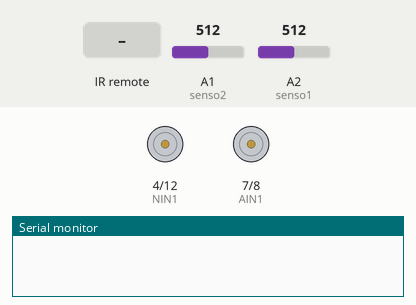
The sketch below on a simulated Arduino Uno, built with avr-gcc and run on an emulated ATmega328P. Shown: motor-driver pin pairs drawn as motors (green arrow = first pin HIGH = forward, orange = second pin HIGH = backward, longer = more drive), the last lines printed to the serial monitor. The test bench sets the inputs (shaded band); at power-on: A1 (senso2) = 512, A2 (senso1) = 512.

Above: at 1.2 s.
1.3 s: infrared code 0x41BED02F received
At 1.6 s:
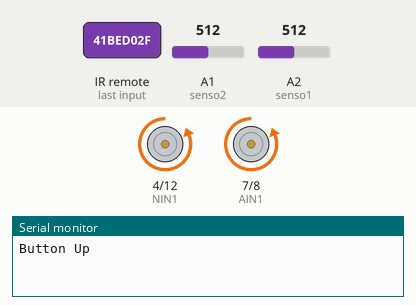
2.8 s: infrared code 0x41BE609F received
At 4.0 s:
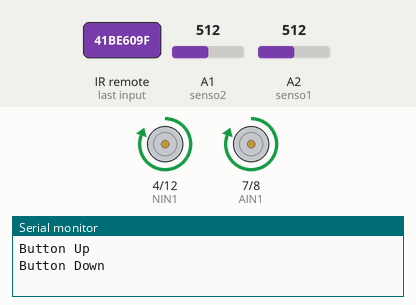
4.3 s: infrared code 0x41BEB04F received
At 5.3 s:
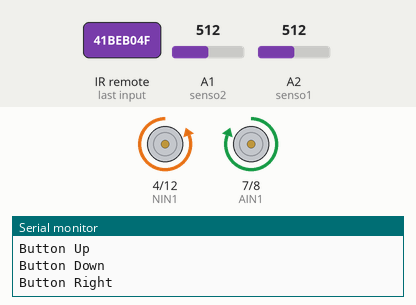
5.8 s: infrared code 0x41BE40BF received
At 6.5 s:
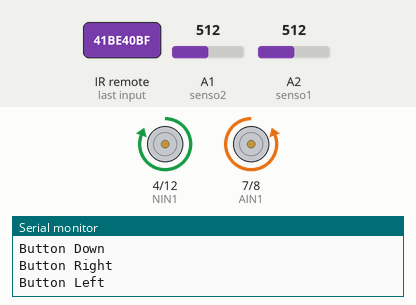
Timing chart, 0 to 8.3 s (numbered marks = the images above; inputs shaded):
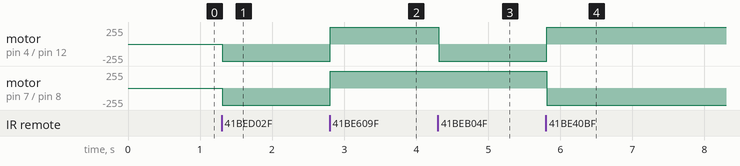

The sketch:

RemotePlusLights.ino
```cpp
#include <IRremote.h>
const int RECV_PIN = 2; // INTEGER at pin 2
int senso1 = A2;
int senso2 = A1;
IRrecv irrecv(RECV_PIN);
decode_results results;
bool toggleLight = false;

int AIN1 = 7;// motor A  goes into AIN2 and connect to pin7 on right side
int AIN2 = 8;// motor A goes into Ain2 and connects to pin8 on left side
int NIN1 = 4; // motor N goes into BIN2 and connects to pin4
int NIN2 = 12; // motor N goes into BIN2 and connects to pin12

void setup() {
  Serial.begin(19200);
  pinMode(AIN1, OUTPUT); // THE AIN1 wire that connects to pin 7's power goes outside
  pinMode(AIN2, OUTPUT); // The AIN2 wire that connects to pin 8's power goes outside
  pinMode(NIN1, OUTPUT); // The NIN1 wire that connects to pin 4's power goes outside
  pinMode(NIN2, OUTPUT); // the NIN 2 wire that connects to pin 12's power goes outside
  pinMode(senso1, INPUT);
  pinMode(senso2, INPUT);
  irrecv.enableIRIn(); // Start the receiver
  //irrecv.blink13(true);
}

void loop() {

  int value1 = map(analogRead(senso1), 0, 1023, 0, 20);
  int value2 = map(analogRead(senso2), 0, 1023, 0, 20);
  //Serial.println(value1);
  //Serial.println(value2);
  if(toggleLight == true){
    Serial.println("toggle Light is true");
    if (value1 > value2) {
          Serial.println("right");
          right();

        } else if (value2 > value1) {
          Serial.println("left");
          left();

        } else if (value1 == value2) {
          Serial.println("stop");
          stop();
        }
  }

  if (irrecv.decode(&results)) {
    irrecv.resume(); // Receive the next value

    if (results.value == 0x41BED02F) {
      Serial.println("Button Up");
      forward();
      delay(1000);

    }
    else if (results.value == 0x41BE609F) {
      Serial.println("Button Down");
      backward();
      delay(1000);


    }
    else if (results.value == 0x41BEB04F) {
      Serial.println("Button Right");
      right();
      delay(1000);

    }
    else if (results.value == 0x41BE40BF) {
      Serial.println("Button Left");
      left();
      delay(1000);
    }

    else if (results.value == 0x41BEC03F) {
      Serial.println("Button Light");
      toggleLight = !toggleLight;
    }

    else {
      Serial.print("Unrecognized: ");
      Serial.print(results.value, HEX);
      Serial.println();
      stop();
    }

    irrecv.resume(); // Receive the next value
  }
  delay(100);
}


void backward() {
  digitalWrite(AIN1, HIGH); // Motor A 1st wire turn ON
  digitalWrite(AIN2, LOW); // Motor A 2nd wire turn oFF
  digitalWrite(NIN1, HIGH); // Motor B wire turn ON
  digitalWrite(NIN2, LOW); // Motor B wire turn oFF
}

void forward() {
  digitalWrite(AIN1, LOW); // Motor A backwards OFF
  digitalWrite(AIN2, HIGH); // Motor A move backwards ON
  digitalWrite(NIN1, LOW); // Motor B move backwards OFF
  digitalWrite(NIN2, HIGH); // Motor B move backwards ON
}

void stop() {
  digitalWrite(AIN1, LOW); // Motor A wire 1 stop turn OFF
  digitalWrite(AIN2, LOW); // Motor A wire 2  stop turn OFF
  digitalWrite(NIN1, LOW); // Motor B wire 1 turn oFF
  digitalWrite(NIN2, LOW); // Motor B wire 2 turn OFF
}


void left() {
  digitalWrite(AIN1, LOW);
  digitalWrite(AIN2, HIGH);
  digitalWrite(NIN1, HIGH);
  digitalWrite(NIN2, LOW);

}

void right() {
  digitalWrite(AIN1, HIGH);
  digitalWrite(AIN2, LOW);
  digitalWrite(NIN1, LOW);
  digitalWrite(NIN2, HIGH);

}
```

Measured:
- after the input at 1.3 s, motor on pin 4 (NIN1) / pin 12 (NIN2), motor on pin 7 (AIN1) / pin 8 (AIN2): stopped → backward 255/255 at once
- after the input at 2.8 s, motor on pin 4 (NIN1) / pin 12 (NIN2), motor on pin 7 (AIN1) / pin 8 (AIN2): backward 255/255 → forward 255/255 at once
- after the input at 4.3 s, motor on pin 4 (NIN1) / pin 12 (NIN2): forward 255/255 → backward 255/255 at once
- after the input at 5.8 s, motor on pin 4 (NIN1) / pin 12 (NIN2): backward 255/255 → forward 255/255 at once; motor on pin 7 (AIN1) / pin 8 (AIN2): forward 255/255 → backward 255/255 at once
